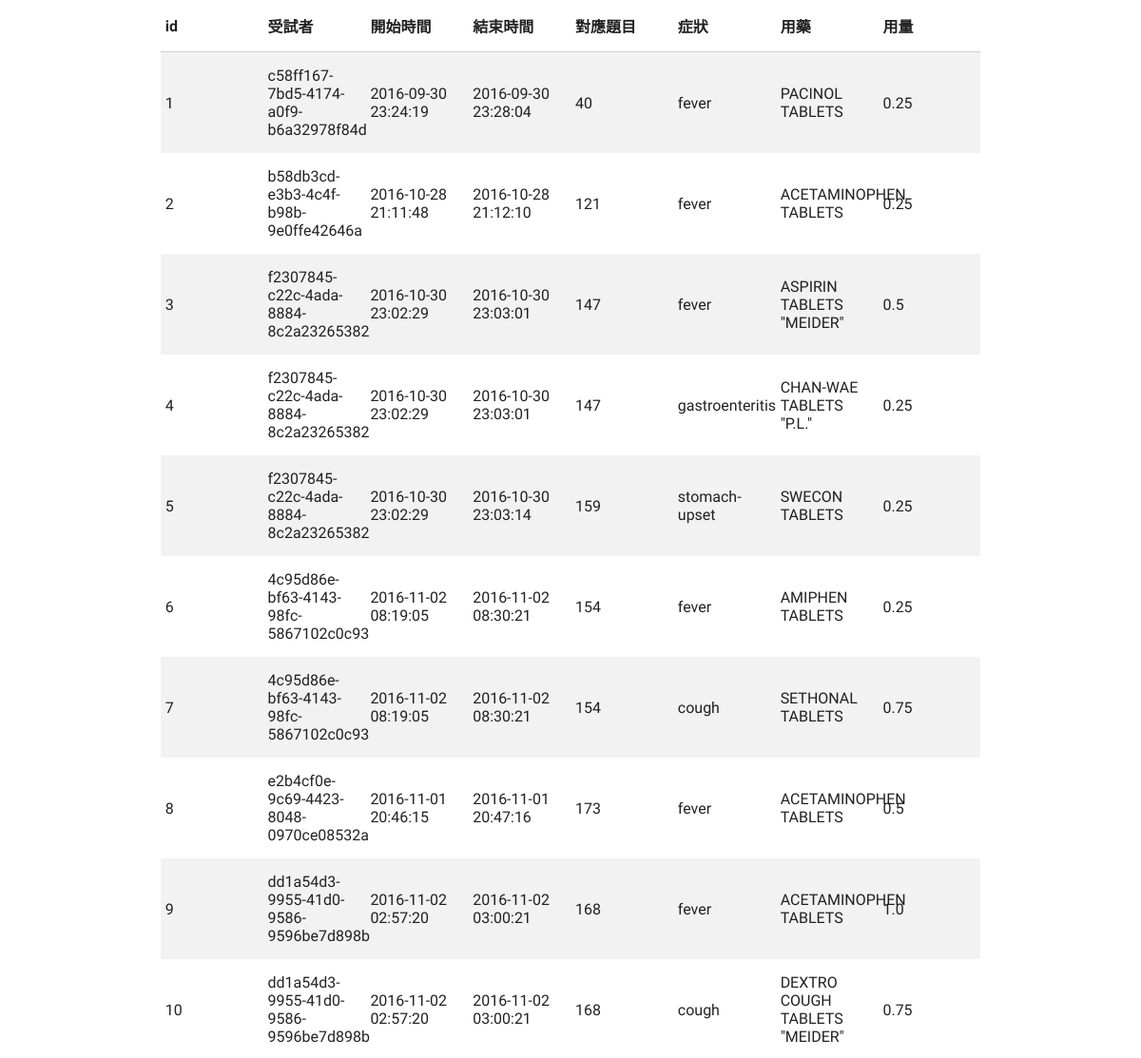
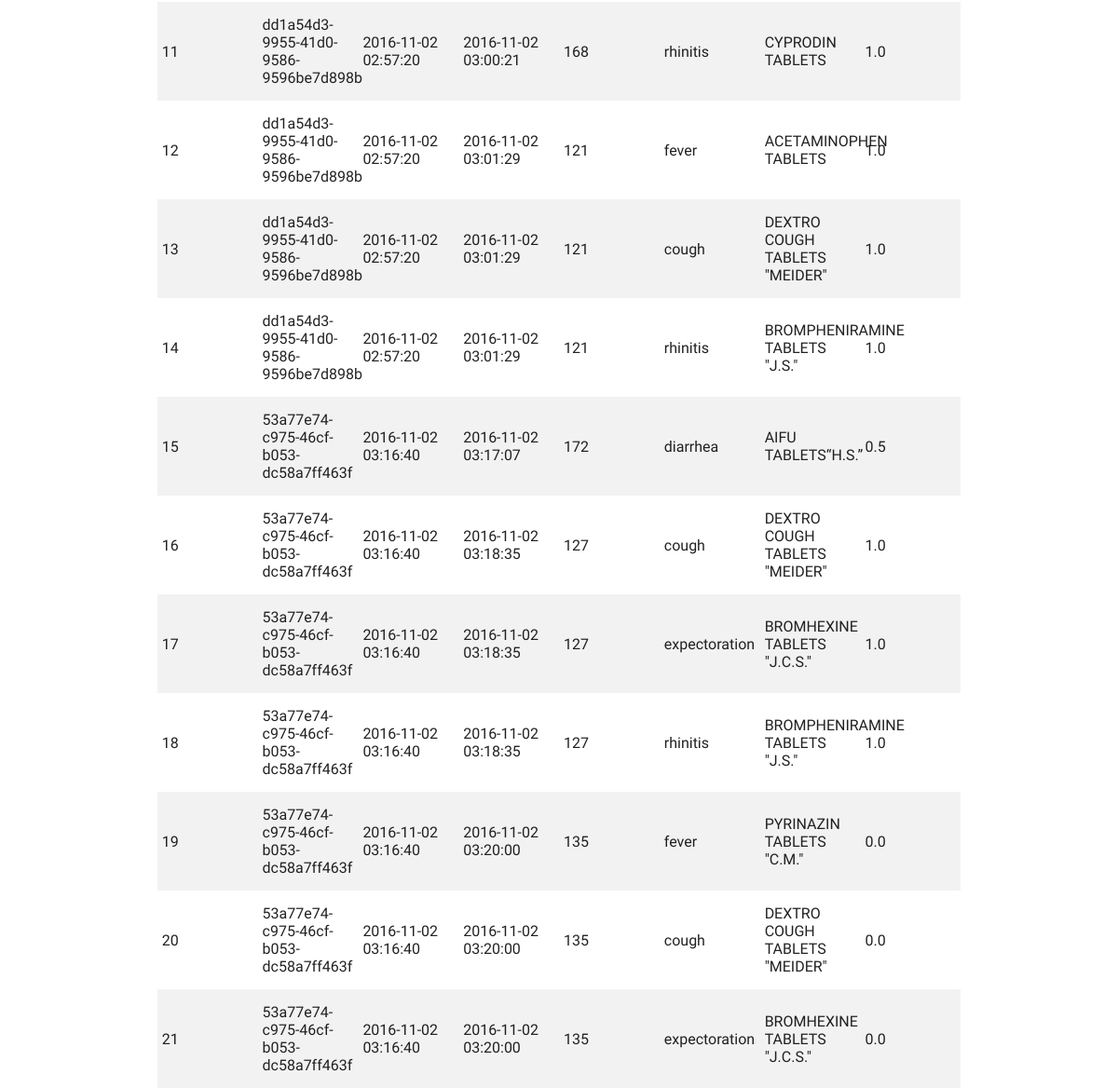
The page /result on the database its author committed (2 pictures, top to bottom).
### tables this page shows
CREATE TABLE participant (
    "id" INTEGER PRIMARY KEY  AUTOINCREMENT,
    "user" TEXT,
    "start_time" TEXT,
    "end_time" TEXT,
    "patientid" INTEGER,
    "symptom" TEXT,
    "med" TEXT,
    "amount" REAL,
    "question_order" TEXT
);

### __init__.py (the view)
@app.route("/result")
def result():
    re = query_db("select * from participant")
    return render_template('result.html', result=re);

### __init__.py (called while the page is built)
def get_db():
    db = getattr(g, '_database', None)
    if db is None:
        db = g._database = sqlite3.connect(SQLITE_DB_PATH)
    return db

def query_db(query, args=(), one=False):
    cur = get_db().execute(query, args)
    rv = cur.fetchall()
    cur.close()
    return (rv[0] if rv else None) if one else rv

@app.teardown_appcontext
def close_connection(exception):
    db = getattr(g, '_database', None)
    if db is not None:
        db.close()

### templates/result.html (shortened to what this page needs)
<html>
<head>
    <link type="text/css" rel="stylesheet" href="{{url_for('static', filename='materialize/css/materialize.min.css')}}" media="screen,projection" />
    <link rel="stylesheet" href="{{url_for('static', filename='css/module.css')}}">
</head>
<body style="background:white">
    <div class="container" >
        <div class="row">
            <table class="striped" id="result">
                <thead>
                    <tr>
                        <th>id</th>
                        <th>受試者</th>
                        <th>開始時間</th>
                        <th>結束時間</th>
                        <th>對應題目</th>
                        <th>症狀</th>
                        <th>用藥</th>
                        <th>用量</th>
                    </tr>
                </thead>
                <tbody>
                    {% for item in result %}
                    <tr>
                        <td>{{item[0]}}</td>
                        <td>{{item[1]}}</td>
                        <td>{{item[2]}}</td>
                        <td>{{item[3]}}</td>
                        <td>{{item[4]}}</td>
                        <td>{{item[5]}}</td>
                        <td>{{item[6]}}</td>
                        <td>{{item[7]}}</td>
                    </tr>
                    {% endfor %}
                </tbody>
            </table>
        </div>
    </div>
</body>

### static/css/module.css (style rules this page uses)
body { height: 100vh; background: #cae1ff; }
table { table-layout: fixed; }

### rows shown on the page
participant: id "1", user "c58ff167-7bd5-4174-a0f9-b6a32978f84d", start_time "2016-09-30 23:24:19", end_time "2016-09-30 23:28:04", patientid "40", symptom "fever", med "PACINOL TABLETS", amount "0.25"
participant: id "2", user "b58db3cd-e3b3-4c4f-b98b-9e0ffe42646a", start_time "2016-10-28 21:11:48", end_time "2016-10-28 21:12:10", patientid "121", symptom "fever", med "ACETAMINOPHEN TABLETS", amount "0.25"
participant: id "3", user "f2307845-c22c-4ada-8884-8c2a23265382", start_time "2016-10-30 23:02:29", end_time "2016-10-30 23:03:01", patientid "147", symptom "fever", med "ASPIRIN TABLETS \"MEIDER\"", amount "0.5"
participant: id "4", user "f2307845-c22c-4ada-8884-8c2a23265382", start_time "2016-10-30 23:02:29", end_time "2016-10-30 23:03:01", patientid "147", symptom "gastroenteritis", med "CHAN-WAE TABLETS \"P.L.\"", amount "0.25"
participant: id "5", user "f2307845-c22c-4ada-8884-8c2a23265382", start_time "2016-10-30 23:02:29", end_time "2016-10-30 23:03:14", patientid "159", symptom "stomach-upset", med "SWECON TABLETS", amount "0.25"
participant: id "6", user "4c95d86e-bf63-4143-98fc-5867102c0c93", start_time "2016-11-02 08:19:05", end_time "2016-11-02 08:30:21", patientid "154", symptom "fever", med "AMIPHEN TABLETS", amount "0.25"
participant: id "7", user "4c95d86e-bf63-4143-98fc-5867102c0c93", start_time "2016-11-02 08:19:05", end_time "2016-11-02 08:30:21", patientid "154", symptom "cough", med "SETHONAL TABLETS", amount "0.75"
participant: id "8", user "e2b4cf0e-9c69-4423-8048-0970ce08532a", start_time "2016-11-01 20:46:15", end_time "2016-11-01 20:47:16", patientid "173", symptom "fever", med "ACETAMINOPHEN TABLETS", amount "0.5"
participant: id "9", user "dd1a54d3-9955-41d0-9586-9596be7d898b", start_time "2016-11-02 02:57:20", end_time "2016-11-02 03:00:21", patientid "168", symptom "fever", med "ACETAMINOPHEN TABLETS", amount "1.0"
participant: id "10", user "dd1a54d3-9955-41d0-9586-9596be7d898b", start_time "2016-11-02 02:57:20", end_time "2016-11-02 03:00:21", patientid "168", symptom "cough", med "DEXTRO COUGH TABLETS \"MEIDER\"", amount "0.75"
participant: id "11", user "dd1a54d3-9955-41d0-9586-9596be7d898b", start_time "2016-11-02 02:57:20", end_time "2016-11-02 03:00:21", patientid "168", symptom "rhinitis", med "CYPRODIN TABLETS", amount "1.0"
participant: id "12", user "dd1a54d3-9955-41d0-9586-9596be7d898b", start_time "2016-11-02 02:57:20", end_time "2016-11-02 03:01:29", patientid "121", symptom "fever", med "ACETAMINOPHEN TABLETS", amount "1.0"
participant: id "13", user "dd1a54d3-9955-41d0-9586-9596be7d898b", start_time "2016-11-02 02:57:20", end_time "2016-11-02 03:01:29", patientid "121", symptom "cough", med "DEXTRO COUGH TABLETS \"MEIDER\"", amount "1.0"
participant: id "14", user "dd1a54d3-9955-41d0-9586-9596be7d898b", start_time "2016-11-02 02:57:20", end_time "2016-11-02 03:01:29", patientid "121", symptom "rhinitis", med "BROMPHENIRAMINE TABLETS \"J.S.\"", amount "1.0"
participant: id "15", user "53a77e74-c975-46cf-b053-dc58a7ff463f", start_time "2016-11-02 03:16:40", end_time "2016-11-02 03:17:07", patientid "172", symptom "diarrhea", med "AIFU TABLETS“H.S.”", amount "0.5"
participant: id "16", user "53a77e74-c975-46cf-b053-dc58a7ff463f", start_time "2016-11-02 03:16:40", end_time "2016-11-02 03:18:35", patientid "127", symptom "cough", med "DEXTRO COUGH TABLETS \"MEIDER\"", amount "1.0"
participant: id "17", user "53a77e74-c975-46cf-b053-dc58a7ff463f", start_time "2016-11-02 03:16:40", end_time "2016-11-02 03:18:35", patientid "127", symptom "expectoration", med "BROMHEXINE TABLETS \"J.C.S.\"", amount "1.0"
participant: id "18", user "53a77e74-c975-46cf-b053-dc58a7ff463f", start_time "2016-11-02 03:16:40", end_time "2016-11-02 03:18:35", patientid "127", symptom "rhinitis", med "BROMPHENIRAMINE TABLETS \"J.S.\"", amount "1.0"
participant: id "19", user "53a77e74-c975-46cf-b053-dc58a7ff463f", start_time "2016-11-02 03:16:40", end_time "2016-11-02 03:20:00", patientid "135", symptom "fever", med "PYRINAZIN TABLETS \"C.M.\"", amount "0.0"
participant: id "20", user "53a77e74-c975-46cf-b053-dc58a7ff463f", start_time "2016-11-02 03:16:40", end_time "2016-11-02 03:20:00", patientid "135", symptom "cough", med "DEXTRO COUGH TABLETS \"MEIDER\"", amount "0.0"
participant: id "21", user "53a77e74-c975-46cf-b053-dc58a7ff463f", start_time "2016-11-02 03:16:40", end_time "2016-11-02 03:20:00", patientid "135", symptom "expectoration", med "BROMHEXINE TABLETS \"J.C.S.\"", amount "0.0"
